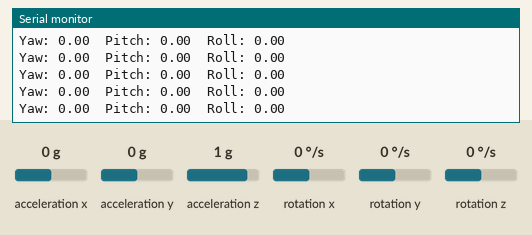
The sketch below on a simulated Arduino Uno, built with avr-gcc and run on an emulated ATmega328P. Shown: the last lines printed to the serial monitor. The test bench sets the inputs (shaded band); at power-on: acceleration x 0 g, acceleration y 0 g, rotation z 0 °/s, acceleration z 1 g, rotation x 0 °/s, rotation y 0 °/s.

Above: at 3.7 s.
3.8 s: acceleration x set to 0.8 g
At 4.5 s:
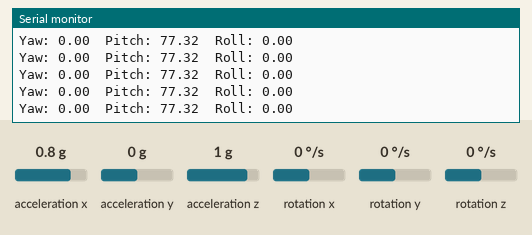
6.8 s: acceleration y set to -1.4 g
At 7.6 s:
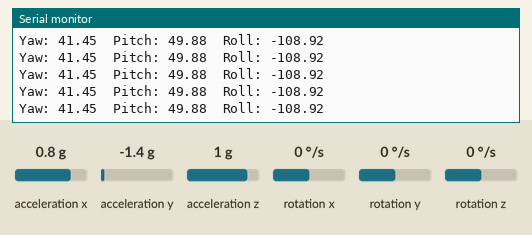
9.8 s: rotation z set to -192 °/s
At 10.4 s:
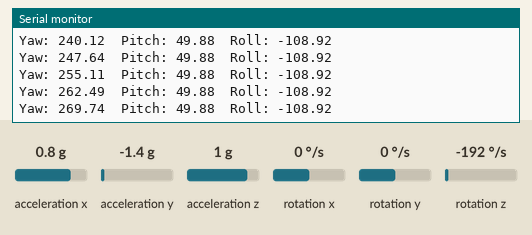
12.8 s: rotation z set to 192 °/s
At 13.7 s:
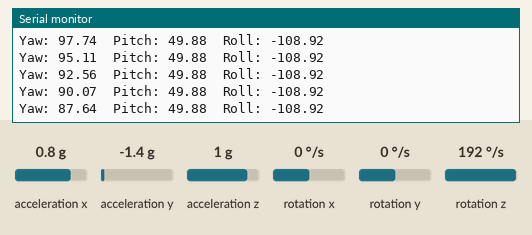
15.8 s: acceleration x set to -0.8 g
At 16.4 s:
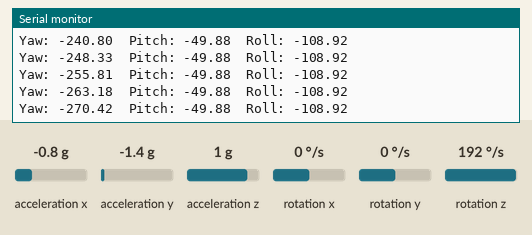
18.8 s: acceleration z set to 0 g
At 19.8 s:
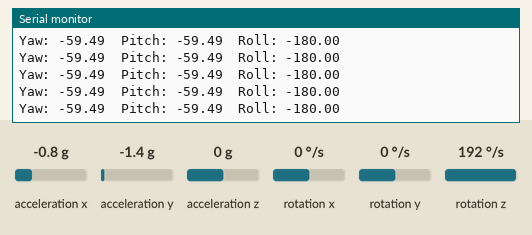
Timing chart, 0 to 21.8 s (numbered marks = the images above; inputs shaded):
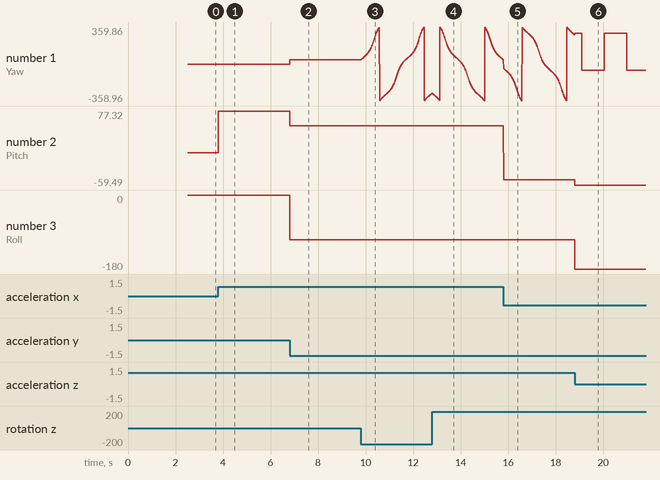

The sketch:

GyroSketchControl.ino
```cpp
#include "I2Cdev.h"
#include "MPU6050_6Axis_MotionApps612.h"
#include "Wire.h"

MPU6050 mpu;

bool DMPReady = false;
uint8_t devStatus;
uint16_t packetSize;
uint8_t FIFOBuffer[128];

Quaternion q;
VectorFloat gravity;
float ypr[3];

void setup() {
  Wire.begin();
  Wire.setClock(400000);
  Serial.begin(115200);
  delay(2000);

  mpu.initialize();

  if (!mpu.testConnection()) {
    Serial.println("MPU6050 connection failed");
    while (true);
  }
  Serial.println("MPU6050 connected");

  devStatus = mpu.dmpInitialize();

  if (devStatus == 0) {
    mpu.CalibrateAccel(6);
    mpu.CalibrateGyro(6);
    mpu.setDLPFMode(3); // 42Hz low-pass — smoother accel corrections
    mpu.setRate(9);
    mpu.setDMPEnabled(true);
    DMPReady = true;
    packetSize = mpu.dmpGetFIFOPacketSize();
    Serial.println("DMP ready");
  } else {
    Serial.print("DMP init failed, code: ");
    Serial.println(devStatus);
  }
}

void loop() {
  if (!DMPReady) return;

  // polling instead of waiting for interrupt
  if (mpu.dmpGetCurrentFIFOPacket(FIFOBuffer)) {
    mpu.dmpGetQuaternion(&q, FIFOBuffer);
    mpu.dmpGetGravity(&gravity, &q);
    mpu.dmpGetYawPitchRoll(ypr, &q, &gravity);

    Serial.print("Yaw: ");   Serial.print((ypr[0] * 180 / M_PI) * 2);
    Serial.print("  Pitch: "); Serial.print((ypr[1] * 180 / M_PI) * 2);
    Serial.print("  Roll: ");  Serial.println((ypr[2] * 180 / M_PI) * 2);
  }
}
```

Measured:
- after the input at 3.8 s, the serial monitor: prints a new line at once (image 1)
- after the input at 6.8 s, the serial monitor: prints a new line at once (image 2)
- after the input at 9.8 s, the serial monitor: prints a new line at once (image 3)
- plotted number 1: 0 → 41.45 after the input at 6.8 s, 41.45 → -283.14 after the input at 9.8 s
- plotted number 2: 0 → 77.32 after the input at 3.8 s, 77.32 → 49.88 after the input at 6.8 s
- plotted number 3: 0 → -108.92 after the input at 6.8 s
